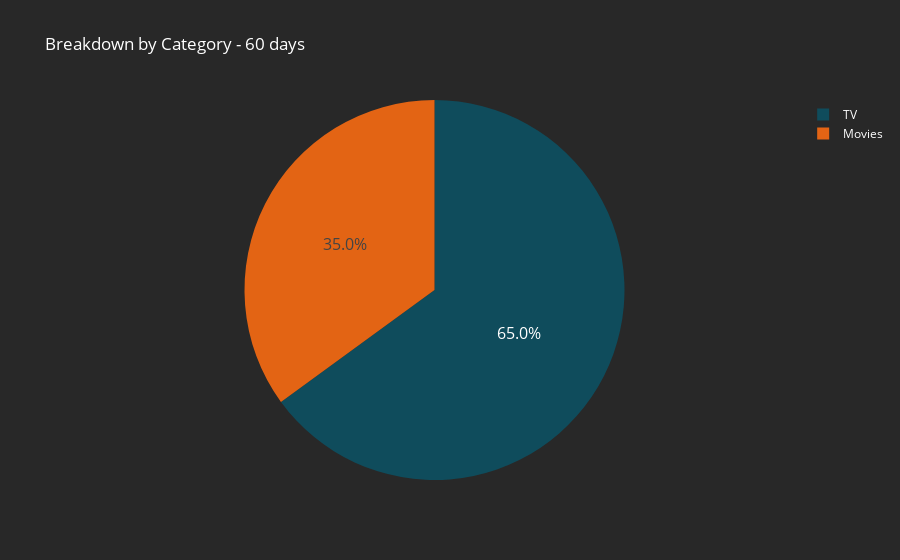

Notebook code for this chart:
### Code cell
df_category = df_daily_melted.groupby(['Category'])['Count'].sum().reset_index()


# Calculate percentages
df_category['Percentage'] = df_category['Count'] / df_category['Count'].sum() * 100


# Create a pie chart with percentages
custom_colors = {
    'TV': '#0f4c5c',
    'Movies': '#e36414',
}
# Create a pie chart with percentages

fig_pie = px.pie(df_category, values='Count', names='Category', 
             color='Category',
             title='Category Distribution by Server',
             color_discrete_map=custom_colors,
             labels={'Percentage': 'Percentage (%)'})
print(df_category)

fig_pie.update_layout(
    plot_bgcolor='#333333',  # Set the background 
    paper_bgcolor='#282828',  # Set the paper 
    title={'text': f'Breakdown by Category - {history_days} days', 'font': {'color': 'white'}},  # Set title text and color
    xaxis=dict(
        tickfont=dict(size=15, color='white'),
        title=dict(font=dict(color='white'))),  # Set x-axis tick label and title text color
    yaxis=dict(tickfont=dict(color='white'), title=dict(font=dict(color='white')), gridcolor='grey'),  # Set y-axis tick label, title text color, and gridline color
    legend=dict(font=dict(color='white')),
    height=400
)

fig_pie.update_traces(texttemplate='%{percent:.1%}', textposition='inside', textfont_size=16)
# Show the pie chart
fig_pie.show()

### Figure 1 — Plotly figure (JSON) as saved in the notebook; plotly's stock layout.template omitted (floating-point values rounded to 4 significant figures)
{"data": [{"customdata": [["Movies"], ["TV"]], "domain": {"x": [0, 1], "y": [0, 1]}, "hovertemplate": "Category=%{customdata[0]}<br>Count=%{value}<extra></extra>", "labels": ["Movies", "TV"], "legendgroup": "", "marker": {"colors": ["#e36414", "#0f4c5c"]}, "name": "", "showlegend": true, "textfont": {"size": 16}, "textposition": "inside", "texttemplate": "%{percent:.1%}", "type": "pie", "values": [1284, 2382]}], "layout": {"autosize": true, "legend": {"font": {"color": "white"}, "tracegroupgap": 0}, "paper_bgcolor": "#282828", "plot_bgcolor": "#333333", "title": {"font": {"color": "white"}, "text": "Breakdown by Category - 60 days"}, "xaxis": {"tickfont": {"color": "white", "size": 15}, "title": {"font": {"color": "white"}}}, "yaxis": {"gridcolor": "grey", "tickfont": {"color": "white"}, "title": {"font": {"color": "white"}}}}}
